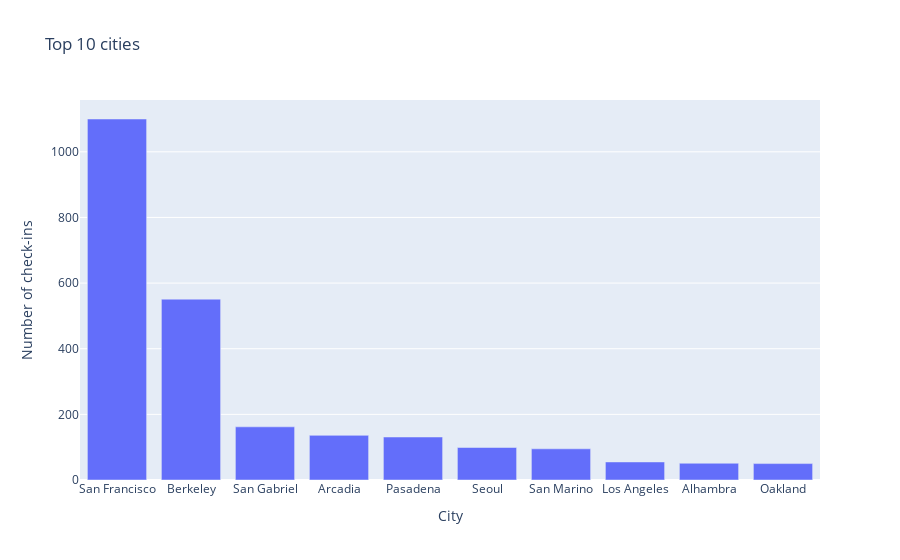

Write notebook code for a chart like this one.
### Code cell
# Plot distribution by hour
fig = go.Figure()
fig.add_trace(go.Bar(x = df_city[:10].index, y = df_city[:10]))
fig.update_layout(title = 'Top 10 cities', xaxis_title = 'City', yaxis_title = 'Number of check-ins')
fig.show()

### Figure 1 — Plotly figure (JSON) as saved in the notebook; plotly's stock layout.template omitted (floating-point values rounded to 4 significant figures)
{"data": [{"type": "bar", "x": ["San Francisco", "Berkeley", "San Gabriel", "Arcadia", "Pasadena", "Seoul", "San Marino", "Los Angeles", "Alhambra", "Oakland"], "y": [1100, 551, 162, 136, 131, 99, 95, 55, 51, 50]}], "layout": {"title": {"text": "Top 10 cities"}, "xaxis": {"title": {"text": "City"}}, "yaxis": {"title": {"text": "Number of check-ins"}}}}
